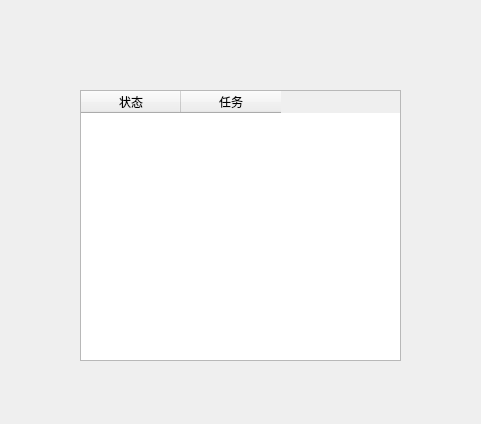
<?xml version="1.0" encoding="UTF-8"?>
<ui version="4.0">
 <class>Form</class>
 <widget class="QWidget" name="Form">
  <property name="geometry">
   <rect>
    <x>0</x>
    <y>0</y>
    <width>481</width>
    <height>424</height>
   </rect>
  </property>
  <property name="windowTitle">
   <string notr="true">任务列表</string>
  </property>
  <widget class="QWidget" name="verticalLayoutWidget">
   <property name="geometry">
    <rect>
     <x>80</x>
     <y>90</y>
     <width>321</width>
     <height>271</height>
    </rect>
   </property>
   <layout class="QVBoxLayout" name="verticalLayout">
    <item>
     <widget class="QTableWidget" name="todolist">
      <column>
       <property name="text">
        <string>状态</string>
       </property>
      </column>
      <column>
       <property name="text">
        <string>任务</string>
       </property>
      </column>
     </widget>
    </item>
   </layout>
  </widget>
 </widget>
 <resources/>
 <connections/>
</ui>
